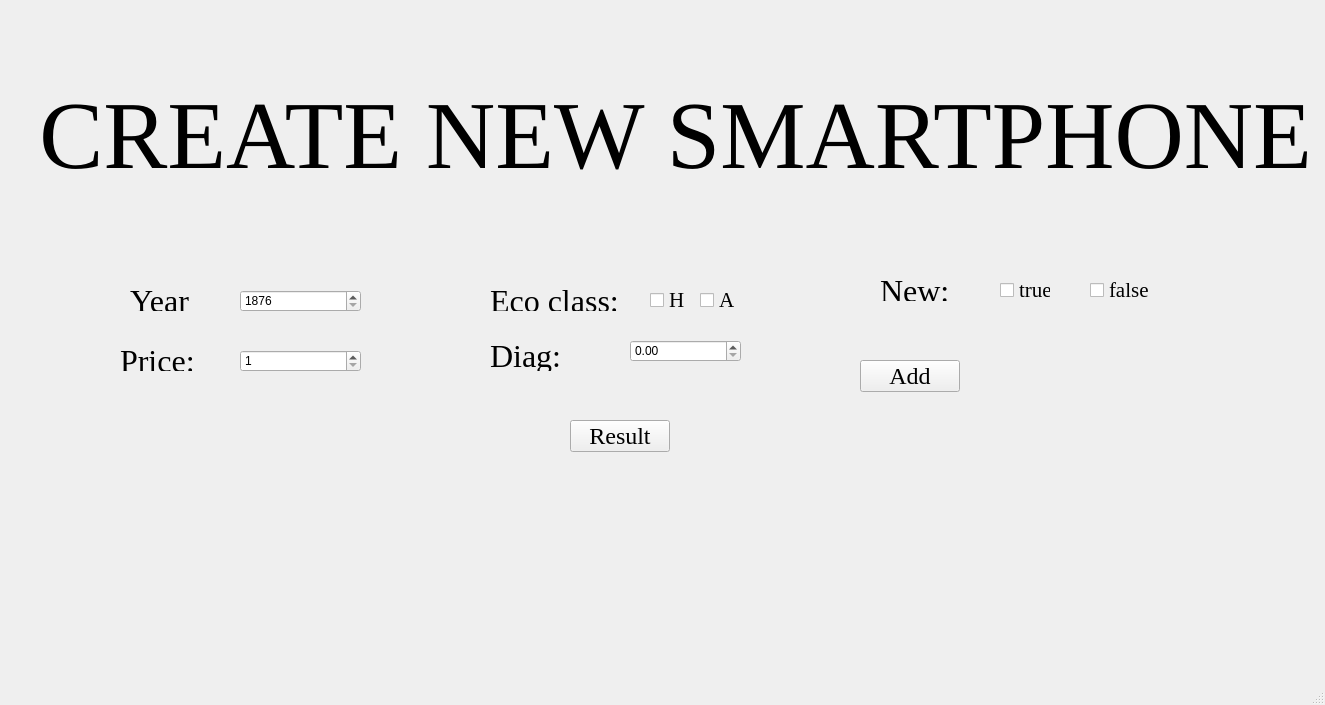
<?xml version="1.0" encoding="UTF-8"?>
<ui version="4.0">
 <class>MainWindow</class>
 <widget class="QMainWindow" name="MainWindow">
  <property name="geometry">
   <rect>
    <x>0</x>
    <y>0</y>
    <width>1325</width>
    <height>705</height>
   </rect>
  </property>
  <property name="windowTitle">
   <string>MainWindow</string>
  </property>
  <widget class="QWidget" name="centralwidget">
   <widget class="QDoubleSpinBox" name="doubleSpinBox_diag">
    <property name="geometry">
     <rect>
      <x>630</x>
      <y>340</y>
      <width>111</width>
      <height>22</height>
     </rect>
    </property>
   </widget>
   <widget class="QLabel" name="label_answer">
    <property name="geometry">
     <rect>
      <x>230</x>
      <y>480</y>
      <width>861</width>
      <height>131</height>
     </rect>
    </property>
    <property name="text">
     <string/>
    </property>
   </widget>
   <widget class="QLabel" name="label_new">
    <property name="geometry">
     <rect>
      <x>880</x>
      <y>280</y>
      <width>71</width>
      <height>21</height>
     </rect>
    </property>
    <property name="font">
     <font>
      <family>Times New Roman</family>
      <pointsize>24</pointsize>
     </font>
    </property>
    <property name="text">
     <string>New:</string>
    </property>
   </widget>
   <widget class="QSpinBox" name="spinBox_price">
    <property name="geometry">
     <rect>
      <x>240</x>
      <y>350</y>
      <width>121</width>
      <height>22</height>
     </rect>
    </property>
    <property name="minimum">
     <number>1</number>
    </property>
    <property name="maximum">
     <number>1000000</number>
    </property>
   </widget>
   <widget class="QPushButton" name="print_result">
    <property name="geometry">
     <rect>
      <x>570</x>
      <y>420</y>
      <width>100</width>
      <height>32</height>
     </rect>
    </property>
    <property name="font">
     <font>
      <family>Times New Roman</family>
      <pointsize>18</pointsize>
     </font>
    </property>
    <property name="text">
     <string>Result</string>
    </property>
   </widget>
   <widget class="QLabel" name="label_price">
    <property name="geometry">
     <rect>
      <x>120</x>
      <y>350</y>
      <width>81</width>
      <height>21</height>
     </rect>
    </property>
    <property name="font">
     <font>
      <family>Times New Roman</family>
      <pointsize>24</pointsize>
     </font>
    </property>
    <property name="text">
     <string>Price:</string>
    </property>
   </widget>
   <widget class="QLabel" name="label_eco_class">
    <property name="geometry">
     <rect>
      <x>490</x>
      <y>290</y>
      <width>131</width>
      <height>21</height>
     </rect>
    </property>
    <property name="font">
     <font>
      <family>Times New Roman</family>
      <pointsize>24</pointsize>
     </font>
    </property>
    <property name="text">
     <string>Eco class:</string>
    </property>
   </widget>
   <widget class="QCheckBox" name="checkBox_2">
    <property name="geometry">
     <rect>
      <x>700</x>
      <y>290</y>
      <width>41</width>
      <height>20</height>
     </rect>
    </property>
    <property name="font">
     <font>
      <family>Times New Roman</family>
      <pointsize>16</pointsize>
     </font>
    </property>
    <property name="text">
     <string>A</string>
    </property>
   </widget>
   <widget class="QLabel" name="label_answer1">
    <property name="geometry">
     <rect>
      <x>740</x>
      <y>400</y>
      <width>581</width>
      <height>91</height>
     </rect>
    </property>
    <property name="text">
     <string/>
    </property>
   </widget>
   <widget class="QCheckBox" name="checkBox">
    <property name="geometry">
     <rect>
      <x>650</x>
      <y>290</y>
      <width>41</width>
      <height>20</height>
     </rect>
    </property>
    <property name="font">
     <font>
      <family>Times New Roman</family>
      <pointsize>16</pointsize>
     </font>
    </property>
    <property name="text">
     <string>H</string>
    </property>
   </widget>
   <widget class="QLabel" name="label_diag">
    <property name="geometry">
     <rect>
      <x>490</x>
      <y>340</y>
      <width>81</width>
      <height>31</height>
     </rect>
    </property>
    <property name="font">
     <font>
      <family>Times New Roman</family>
      <pointsize>24</pointsize>
     </font>
    </property>
    <property name="text">
     <string>Diag:</string>
    </property>
   </widget>
   <widget class="QSpinBox" name="spinBox_year">
    <property name="geometry">
     <rect>
      <x>240</x>
      <y>290</y>
      <width>121</width>
      <height>22</height>
     </rect>
    </property>
    <property name="minimum">
     <number>1876</number>
    </property>
    <property name="maximum">
     <number>2024</number>
    </property>
   </widget>
   <widget class="QPushButton" name="pushButton">
    <property name="geometry">
     <rect>
      <x>860</x>
      <y>360</y>
      <width>100</width>
      <height>32</height>
     </rect>
    </property>
    <property name="font">
     <font>
      <family>Times New Roman</family>
      <pointsize>18</pointsize>
     </font>
    </property>
    <property name="text">
     <string>Add</string>
    </property>
   </widget>
   <widget class="QLabel" name="label_create_new_phone">
    <property name="geometry">
     <rect>
      <x>40</x>
      <y>80</y>
      <width>1271</width>
      <height>111</height>
     </rect>
    </property>
    <property name="font">
     <font>
      <family>Times New Roman</family>
      <pointsize>72</pointsize>
      <italic>false</italic>
     </font>
    </property>
    <property name="text">
     <string>CREATE NEW SMARTPHONE</string>
    </property>
    <property name="textFormat">
     <enum>Qt::AutoText</enum>
    </property>
    <property name="alignment">
     <set>Qt::AlignCenter</set>
    </property>
   </widget>
   <widget class="QCheckBox" name="checkBox_3">
    <property name="geometry">
     <rect>
      <x>1000</x>
      <y>280</y>
      <width>51</width>
      <height>20</height>
     </rect>
    </property>
    <property name="font">
     <font>
      <family>Times New Roman</family>
      <pointsize>16</pointsize>
     </font>
    </property>
    <property name="text">
     <string>true</string>
    </property>
   </widget>
   <widget class="QCheckBox" name="checkBox_4">
    <property name="geometry">
     <rect>
      <x>1090</x>
      <y>280</y>
      <width>61</width>
      <height>20</height>
     </rect>
    </property>
    <property name="font">
     <font>
      <family>Times New Roman</family>
      <pointsize>16</pointsize>
     </font>
    </property>
    <property name="text">
     <string>false</string>
    </property>
   </widget>
   <widget class="QLabel" name="label_year">
    <property name="geometry">
     <rect>
      <x>130</x>
      <y>290</y>
      <width>61</width>
      <height>21</height>
     </rect>
    </property>
    <property name="font">
     <font>
      <family>Times New Roman</family>
      <pointsize>24</pointsize>
     </font>
    </property>
    <property name="text">
     <string>Year:</string>
    </property>
   </widget>
  </widget>
  <widget class="QMenuBar" name="menubar">
   <property name="geometry">
    <rect>
     <x>0</x>
     <y>0</y>
     <width>1325</width>
     <height>22</height>
    </rect>
   </property>
  </widget>
  <widget class="QStatusBar" name="statusbar"/>
 </widget>
 <resources/>
 <connections/>
</ui>
